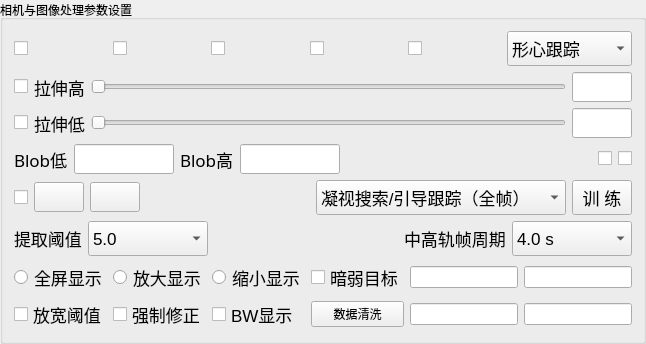
       <widget class="QGroupBox" name="groupBox">
        <property name="title">
         <string>相机与图像处理参数设置</string>
        </property>
        <property name="alignment">
         <set>Qt::AlignLeading|Qt::AlignLeft|Qt::AlignTop</set>
        </property>
        <layout class="QGridLayout" name="gridLayout_11">
         <item row="0" column="0">
          <layout class="QGridLayout" name="gridLayout_6">
           <item row="0" column="0" colspan="3">
            <layout class="QGridLayout" name="gridLayout_7">
             <item row="0" column="1">
              <widget class="QCheckBox" name="checkBox_MCCtrl">
               <property name="toolTip">
                <string>接受操控管理</string>
               </property>
               <property name="statusTip">
                <string/>
               </property>
               <property name="text">
                <string/>
               </property>
               <property name="icon">
                <iconset resource="MainWindow.qrc">
                 <normaloff>:/Icon/Icon/multiple.png</normaloff>:/Icon/Icon/multiple.png</iconset>
               </property>
               <property name="iconSize">
                <size>
                 <width>26</width>
                 <height>26</height>
                </size>
               </property>
              </widget>
             </item>
             <item row="0" column="2">
              <widget class="QCheckBox" name="checkBox_TrackProc">
               <property name="toolTip">
                <string>开启搜索或跟踪</string>
               </property>
               <property name="statusTip">
                <string/>
               </property>
               <property name="text">
                <string/>
               </property>
               <property name="icon">
                <iconset resource="MainWindow.qrc">
                 <normaloff>:/Icon/Resources/detect.png</normaloff>:/Icon/Resources/detect.png</iconset>
               </property>
               <property name="iconSize">
                <size>
                 <width>24</width>
                 <height>24</height>
                </size>
               </property>
              </widget>
             </item>
             <item row="0" column="4">
              <widget class="QCheckBox" name="checkBox_SpdValid">
               <property name="toolTip">
                <string>对伺服速度有效</string>
               </property>
               <property name="statusTip">
                <string/>
               </property>
               <property name="text">
                <string/>
               </property>
               <property name="icon">
                <iconset resource="MainWindow.qrc">
                 <normaloff>:/Icon/Resources/velocity .png</normaloff>:/Icon/Resources/velocity .png</iconset>
               </property>
               <property name="iconSize">
                <size>
                 <width>20</width>
                 <height>20</height>
                </size>
               </property>
              </widget>
             </item>
             <item row="0" column="5">
              <widget class="QComboBox" name="comboBox_TrackMode_2">
               <property name="minimumSize">
                <size>
                 <width>125</width>
                 <height>35</height>
                </size>
               </property>
               <property name="font">
                <font>
                 <pointsize>13</pointsize>
                </font>
               </property>
               <property name="toolTip">
                <string>目标提取方式</string>
               </property>
               <item>
                <property name="text">
                 <string>形心跟踪</string>
                </property>
               </item>
               <item>
                <property name="text">
                 <string>质心跟踪</string>
                </property>
               </item>
               <item>
                <property name="text">
                 <string>边缘跟踪</string>
                </property>
               </item>
               <item>
                <property name="text">
                 <string>相关跟踪</string>
                </property>
               </item>
              </widget>
             </item>
             <item row="0" column="3">
              <widget class="QCheckBox" name="checkBox_DistValid">
               <property name="toolTip">
                <string>对伺服脱靶量有效</string>
               </property>
               <property name="statusTip">
                <string/>
               </property>
               <property name="text">
                <string/>
               </property>
               <property name="icon">
                <iconset resource="MainWindow.qrc">
                 <normaloff>:/Icon/Resources/DistErr.png</normaloff>:/Icon/Resources/DistErr.png</iconset>
               </property>
               <property name="iconSize">
                <size>
                 <width>26</width>
                 <height>26</height>
                </size>
               </property>
              </widget>
             </item>
             <item row="0" column="0">
              <widget class="QCheckBox" name="checkBox_ImageGrab">
               <property name="font">
                <font>
                 <family>微软雅黑</family>
                 <pointsize>12</pointsize>
                </font>
               </property>
               <property name="toolTip">
                <string>相机采集</string>
               </property>
               <property name="statusTip">
                <string/>
               </property>
               <property name="text">
                <string/>
               </property>
               <property name="icon">
                <iconset resource="MainWindow.qrc">
                 <normaloff>:/Icon/Icon/cameraOn.png</normaloff>:/Icon/Icon/cameraOn.png</iconset>
               </property>
               <property name="iconSize">
                <size>
                 <width>26</width>
                 <height>26</height>
                </size>
               </property>
              </widget>
             </item>
            </layout>
           </item>
           <item row="1" column="0" colspan="3">
            <layout class="QHBoxLayout" name="horizontalLayout_2">
             <item>
              <widget class="QCheckBox" name="checkBox_EnhanceDisp">
               <property name="enabled">
                <bool>true</bool>
               </property>
               <property name="font">
                <font>
                 <family>微软雅黑</family>
                 <pointsize>12</pointsize>
                </font>
               </property>
               <property name="toolTip">
                <string>增强图像显示</string>
               </property>
               <property name="text">
                <string/>
               </property>
               <property name="icon">
                <iconset resource="MainWindow.qrc">
                 <normaloff>:/Icon/Icon/Plus.png</normaloff>:/Icon/Icon/Plus.png</iconset>
               </property>
               <property name="iconSize">
                <size>
                 <width>23</width>
                 <height>23</height>
                </size>
               </property>
              </widget>
             </item>
             <item>
              <widget class="QLabel" name="label_BlobUp_2">
               <property name="font">
                <font>
                 <family>微软雅黑</family>
                 <pointsize>13</pointsize>
                </font>
               </property>
               <property name="text">
                <string>拉伸高</string>
               </property>
              </widget>
             </item>
             <item>
              <widget class="QSlider" name="horizontalSlider_ScaleUp">
               <property name="minimumSize">
                <size>
                 <width>243</width>
                 <height>0</height>
                </size>
               </property>
               <property name="maximum">
                <number>16384</number>
               </property>
               <property name="orientation">
                <enum>Qt::Horizontal</enum>
               </property>
              </widget>
             </item>
             <item>
              <widget class="QLineEdit" name="lineEdit_ScaleUp">
               <property name="minimumSize">
                <size>
                 <width>60</width>
                 <height>30</height>
                </size>
               </property>
               <property name="maximumSize">
                <size>
                 <width>60</width>
                 <height>16777215</height>
                </size>
               </property>
               <property name="alignment">
                <set>Qt::AlignCenter</set>
               </property>
              </widget>
             </item>
            </layout>
           </item>
           <item row="2" column="0" colspan="3">
            <layout class="QHBoxLayout" name="horizontalLayout">
             <item>
              <widget class="QCheckBox" name="checkBox_AutoScale">
               <property name="font">
                <font>
                 <family>微软雅黑</family>
                 <pointsize>12</pointsize>
                </font>
               </property>
               <property name="toolTip">
                <string>自动拉伸</string>
               </property>
               <property name="text">
                <string/>
               </property>
               <property name="icon">
                <iconset resource="MainWindow.qrc">
                 <normaloff>:/Icon/Icon/scale.png</normaloff>:/Icon/Icon/scale.png</iconset>
               </property>
               <property name="iconSize">
                <size>
                 <width>26</width>
                 <height>26</height>
                </size>
               </property>
              </widget>
             </item>
             <item>
              <widget class="QLabel" name="label_BlobDown_2">
               <property name="font">
                <font>
                 <family>微软雅黑</family>
                 <pointsize>13</pointsize>
                </font>
               </property>
               <property name="text">
                <string>拉伸低</string>
               </property>
              </widget>
             </item>
             <item>
              <widget class="QSlider" name="horizontalSlider_ScaleDown">
               <property name="maximum">
                <number>16384</number>
               </property>
               <property name="orientation">
                <enum>Qt::Horizontal</enum>
               </property>
              </widget>
             </item>
             <item>
              <widget class="QLineEdit" name="lineEdit_ScaleDown">
               <property name="minimumSize">
                <size>
                 <width>60</width>
                 <height>30</height>
                </size>
               </property>
               <property name="maximumSize">
                <size>
                 <width>60</width>
                 <height>16777215</height>
                </size>
               </property>
               <property name="alignment">
                <set>Qt::AlignCenter</set>
               </property>
              </widget>
             </item>
            </layout>
           </item>
           <item row="3" column="0" colspan="3">
            <layout class="QGridLayout" name="gridLayout_5">
             <item row="0" column="1">
              <widget class="QLineEdit" name="lineEdit_BlobDown">
               <property name="minimumSize">
                <size>
                 <width>100</width>
                 <height>30</height>
                </size>
               </property>
               <property name="maximumSize">
                <size>
                 <width>100</width>
                 <height>16777215</height>
                </size>
               </property>
               <property name="alignment">
                <set>Qt::AlignCenter</set>
               </property>
              </widget>
             </item>
             <item row="0" column="5">
              <widget class="QCheckBox" name="checkBox_TrackSave">
               <property name="toolTip">
                <string>目标搜索或跟踪数据存储</string>
               </property>
               <property name="text">
                <string/>
               </property>
               <property name="icon">
                <iconset resource="MainWindow.qrc">
                 <normaloff>:/Icon/Icon/Save.png</normaloff>:/Icon/Icon/Save.png</iconset>
               </property>
               <property name="iconSize">
                <size>
                 <width>23</width>
                 <height>23</height>
                </size>
               </property>
              </widget>
             </item>
             <item row="0" column="3">
              <widget class="QLineEdit" name="lineEdit_BlobUp">
               <property name="minimumSize">
                <size>
                 <width>100</width>
                 <height>30</height>
                </size>
               </property>
               <property name="maximumSize">
                <size>
                 <width>100</width>
                 <height>16777215</height>
                </size>
               </property>
               <property name="alignment">
                <set>Qt::AlignCenter</set>
               </property>
              </widget>
             </item>
             <item row="0" column="2">
              <widget class="QLabel" name="label_BlobUp">
               <property name="font">
                <font>
                 <family>微软雅黑</family>
                 <pointsize>13</pointsize>
                </font>
               </property>
               <property name="text">
                <string>Blob高</string>
               </property>
              </widget>
             </item>
             <item row="0" column="0">
              <widget class="QLabel" name="label_BlobDown">
               <property name="font">
                <font>
                 <family>微软雅黑</family>
                 <pointsize>13</pointsize>
                </font>
               </property>
               <property name="text">
                <string>Blob低</string>
               </property>
              </widget>
             </item>
             <item row="0" column="6">
              <widget class="QCheckBox" name="checkBox_DrawStarMap">
               <property name="font">
                <font>
                 <family>微软雅黑</family>
                 <pointsize>12</pointsize>
                </font>
               </property>
               <property name="toolTip">
                <string>绘制理论星图</string>
               </property>
               <property name="text">
                <string/>
               </property>
               <property name="icon">
                <iconset resource="MainWindow.qrc">
                 <normaloff>:/Icon/Icon/binary.png</normaloff>:/Icon/Icon/binary.png</iconset>
               </property>
               <property name="iconSize">
                <size>
                 <width>25</width>
                 <height>25</height>
                </size>
               </property>
              </widget>
             </item>
             <item row="0" column="4">
              <spacer name="horizontalSpacer_6">
               <property name="font">
                <font>
                 <family>微软雅黑</family>
                 <pointsize>12</pointsize>
                 <weight>50</weight>
                 <italic>false</italic>
                 <bold>false</bold>
                </font>
               </property>
               <property name="orientation">
                <enum>Qt::Horizontal</enum>
               </property>
               <property name="sizeHint" stdset="0">
                <size>
                 <width>18</width>
                 <height>20</height>
                </size>
               </property>
              </spacer>
             </item>
            </layout>
           </item>
           <item row="4" column="0" colspan="3">
            <layout class="QGridLayout" name="gridLayout_10">
             <item row="0" column="2">
              <widget class="QPushButton" name="pushButton_TrackParamsSet">
               <property name="minimumSize">
                <size>
                 <width>50</width>
                 <height>30</height>
                </size>
               </property>
               <property name="maximumSize">
                <size>
                 <width>30</width>
                 <height>16777215</height>
                </size>
               </property>
               <property name="toolTip">
                <string>配置文件参数设置</string>
               </property>
               <property name="text">
                <string/>
               </property>
               <property name="icon">
                <iconset resource="MainWindow.qrc">
                 <normaloff>:/Icon/Resources/Set.png</normaloff>:/Icon/Resources/Set.png</iconset>
               </property>
               <property name="iconSize">
                <size>
                 <width>23</width>
                 <height>23</height>
                </size>
               </property>
              </widget>
             </item>
             <item row="0" column="0">
              <widget class="QCheckBox" name="checkBox_TrackInfoEN">
               <property name="toolTip">
                <string>激活配置文件编辑框</string>
               </property>
               <property name="text">
                <string/>
               </property>
              </widget>
             </item>
             <item row="0" column="1">
              <widget class="QPushButton" name="pushButton_TrackParamsRefresh">
               <property name="minimumSize">
                <size>
                 <width>50</width>
                 <height>30</height>
                </size>
               </property>
               <property name="maximumSize">
                <size>
                 <width>30</width>
                 <height>16777215</height>
                </size>
               </property>
               <property name="toolTip">
                <string>配置文件参数刷新与加载</string>
               </property>
               <property name="text">
                <string/>
               </property>
               <property name="icon">
                <iconset resource="MainWindow.qrc">
                 <normaloff>:/Icon/Icon/clock.png</normaloff>:/Icon/Icon/clock.png</iconset>
               </property>
               <property name="iconSize">
                <size>
                 <width>23</width>
                 <height>23</height>
                </size>
               </property>
              </widget>
             </item>
             <item row="0" column="5">
              <widget class="QPushButton" name="pushButton_TrainCam">
               <property name="minimumSize">
                <size>
                 <width>60</width>
                 <height>35</height>
                </size>
               </property>
               <property name="maximumSize">
                <size>
                 <width>60</width>
                 <height>16777215</height>
                </size>
               </property>
               <property name="font">
                <font>
                 <pointsize>13</pointsize>
                </font>
               </property>
               <property name="text">
                <string>训 练</string>
               </property>
              </widget>
             </item>
             <item row="0" column="4">
              <widget class="QComboBox" name="comboBox_TrackMode">
               <property name="minimumSize">
                <size>
                 <width>250</width>
                 <height>35</height>
                </size>
               </property>
               <property name="maximumSize">
                <size>
                 <width>250</width>
                 <height>16777215</height>
                </size>
               </property>
               <property name="font">
                <font>
                 <pointsize>13</pointsize>
                </font>
               </property>
               <property name="toolTip">
                <string>工作模式</string>
               </property>
               <item>
                <property name="text">
                 <string>凝视搜索/引导跟踪（全帧）</string>
                </property>
               </item>
               <item>
                <property name="text">
                 <string>恒动搜索（全帧）</string>
                </property>
               </item>
               <item>
                <property name="text">
                 <string>闭环跟踪 （开窗）</string>
                </property>
               </item>
               <item>
                <property name="text">
                 <string>星校（开窗）</string>
                </property>
               </item>
               <item>
                <property name="text">
                 <string>手动提取（全帧）</string>
                </property>
               </item>
              </widget>
             </item>
             <item row="0" column="3">
              <spacer name="horizontalSpacer_5">
               <property name="font">
                <font>
                 <family>微软雅黑</family>
                 <pointsize>12</pointsize>
                 <weight>50</weight>
                 <italic>false</italic>
                 <bold>false</bold>
                </font>
               </property>
               <property name="orientation">
                <enum>Qt::Horizontal</enum>
               </property>
               <property name="sizeHint" stdset="0">
                <size>
                 <width>18</width>
                 <height>20</height>
                </size>
               </property>
              </spacer>
             </item>
            </layout>
           </item>
           <item row="5" column="0">
            <layout class="QGridLayout" name="gridLayout_8">
             <item row="0" column="0">
              <widget class="QLabel" name="label_BlobUp_3">
               <property name="font">
                <font>
                 <family>微软雅黑</family>
                 <pointsize>13</pointsize>
                </font>
               </property>
               <property name="text">
                <string>提取阈值</string>
               </property>
              </widget>
             </item>
             <item row="0" column="1">
              <widget class="QComboBox" name="comboBox_ThreshBW">
               <property name="minimumSize">
                <size>
                 <width>120</width>
                 <height>35</height>
                </size>
               </property>
               <property name="font">
                <font>
                 <pointsize>13</pointsize>
                </font>
               </property>
               <property name="toolTip">
                <string>目标提取方式</string>
               </property>
               <item>
                <property name="text">
                 <string>5.0</string>
                </property>
               </item>
               <item>
                <property name="text">
                 <string>6.0</string>
                </property>
               </item>
               <item>
                <property name="text">
                 <string>7.0</string>
                </property>
               </item>
               <item>
                <property name="text">
                 <string>8.0</string>
                </property>
               </item>
              </widget>
             </item>
            </layout>
           </item>
           <item row="5" column="1">
            <spacer name="horizontalSpacer_4">
             <property name="font">
              <font>
               <family>微软雅黑</family>
               <pointsize>12</pointsize>
               <weight>50</weight>
               <italic>false</italic>
               <bold>false</bold>
              </font>
             </property>
             <property name="orientation">
              <enum>Qt::Horizontal</enum>
             </property>
             <property name="sizeHint" stdset="0">
              <size>
               <width>18</width>
               <height>20</height>
              </size>
             </property>
            </spacer>
           </item>
           <item row="5" column="2">
            <layout class="QGridLayout" name="gridLayout_9">
             <item row="0" column="0">
              <widget class="QLabel" name="label_BlobUp_4">
               <property name="font">
                <font>
                 <family>微软雅黑</family>
                 <pointsize>13</pointsize>
                </font>
               </property>
               <property name="text">
                <string>中高轨帧周期</string>
               </property>
              </widget>
             </item>
             <item row="0" column="1">
              <widget class="QComboBox" name="comboBox_FrameFreq">
               <property name="minimumSize">
                <size>
                 <width>120</width>
                 <height>35</height>
                </size>
               </property>
               <property name="font">
                <font>
                 <pointsize>13</pointsize>
                </font>
               </property>
               <property name="toolTip">
                <string>目标提取方式</string>
               </property>
               <item>
                <property name="text">
                 <string>4.0 s</string>
                </property>
               </item>
               <item>
                <property name="text">
                 <string>5.0 s</string>
                </property>
               </item>
               <item>
                <property name="text">
                 <string>6.0 s</string>
                </property>
               </item>
               <item>
                <property name="text">
                 <string>8.0 s</string>
                </property>
               </item>
               <item>
                <property name="text">
                 <string>10.0 s</string>
                </property>
               </item>
              </widget>
             </item>
            </layout>
           </item>
           <item row="6" column="0" colspan="3">
            <layout class="QGridLayout" name="gridLayout_2">
             <item row="0" column="5">
              <widget class="QLineEdit" name="lineEdit_RaThresh">
               <property name="toolTip">
                <string>Ra Thresh</string>
               </property>
              </widget>
             </item>
             <item row="0" column="0">
              <widget class="QRadioButton" name="radioButton_ZoomFit">
               <property name="font">
                <font>
                 <pointsize>13</pointsize>
                </font>
               </property>
               <property name="text">
                <string>全屏显示</string>
               </property>
              </widget>
             </item>
             <item row="1" column="5">
              <widget class="QLineEdit" name="lineEdit_DecThresh">
               <property name="toolTip">
                <string>Dec Thresh</string>
               </property>
              </widget>
             </item>
             <item row="1" column="3" colspan="2">
              <widget class="QPushButton" name="pushButton_CleanData">
               <property name="text">
                <string>数据清洗</string>
               </property>
              </widget>
             </item>
             <item row="0" column="1">
              <widget class="QRadioButton" name="radioButton_ZoomOut">
               <property name="font">
                <font>
                 <pointsize>13</pointsize>
                </font>
               </property>
               <property name="text">
                <string>放大显示</string>
               </property>
              </widget>
             </item>
             <item row="1" column="0">
              <widget class="QCheckBox" name="checkBox_LooseThresh">
               <property name="font">
                <font>
                 <pointsize>13</pointsize>
                </font>
               </property>
               <property name="text">
                <string>放宽阈值</string>
               </property>
              </widget>
             </item>
             <item row="1" column="1">
              <widget class="QCheckBox" name="checkBox_ForceRePoint">
               <property name="font">
                <font>
                 <pointsize>13</pointsize>
                </font>
               </property>
               <property name="text">
                <string>强制修正</string>
               </property>
              </widget>
             </item>
             <item row="1" column="2">
              <widget class="QCheckBox" name="checkBox_DispBW">
               <property name="font">
                <font>
                 <pointsize>13</pointsize>
                </font>
               </property>
               <property name="text">
                <string>BW显示</string>
               </property>
              </widget>
             </item>
             <item row="0" column="2">
              <widget class="QRadioButton" name="radioButton_ZoomIn">
               <property name="font">
                <font>
                 <pointsize>13</pointsize>
                </font>
               </property>
               <property name="text">
                <string>缩小显示</string>
               </property>
              </widget>
             </item>
             <item row="0" column="3" colspan="2">
              <widget class="QCheckBox" name="checkBox_Dark">
               <property name="font">
                <font>
                 <pointsize>13</pointsize>
                </font>
               </property>
               <property name="text">
                <string>暗弱目标</string>
               </property>
              </widget>
             </item>
             <item row="0" column="6">
              <widget class="QLineEdit" name="lineEdit_RaSpdThresh">
               <property name="toolTip">
                <string>RaSpd Thresh</string>
               </property>
              </widget>
             </item>
             <item row="1" column="6">
              <widget class="QLineEdit" name="lineEdit_DecSpdThresh">
               <property name="toolTip">
                <string>DecSpd Thresh</string>
               </property>
              </widget>
             </item>
            </layout>
           </item>
          </layout>
         </item>
        </layout>
       </widget>
